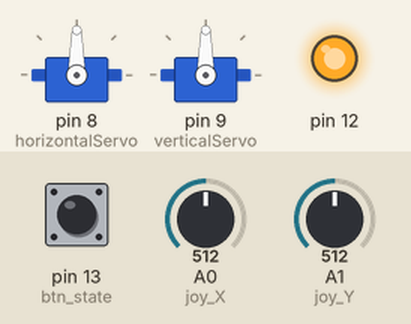
Simulated run of this sketch. Board: Arduino Uno, built with avr-gcc and run on an emulated ATmega328P. Shown: 2 × servo, output pins drawn as LEDs (lit = HIGH). The test bench sets the inputs (shaded band); at power-on: pin 13 (btn_state) HIGH, A0 (joy_X) = 512, A1 (joy_Y) = 512.

Above: at 1.2 s.
1.3 s: pin 13 (btn_state) pulled LOW for 0.15 s
At 1.37 s:
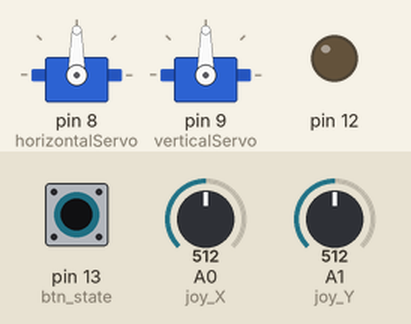
2.9 s: pin 13 (btn_state) pulled LOW for 3.2 s
At 6.9 s:
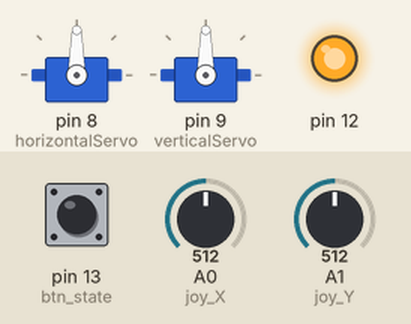
Timing chart, 0 to 8.4 s (numbered marks = the images above; inputs shaded):
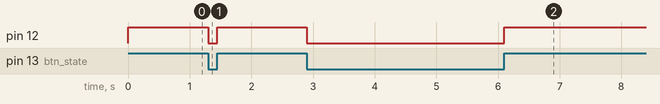

Measured:
- after the input at 1.3 s, pin 12: HIGH → LOW at once, → HIGH 0.15 s later
- after the input at 2.9 s, pin 12: HIGH → LOW at once, → HIGH 3.2 s later

The sketch:

joytest.ino
```cpp
#include <Servo.h>
int joy_X=0; //analog A0
int joy_Y=1; //analog A1
int btn_state=13; // knob A3
int pos=0; //Угол серво
Servo horizontalServo,verticalServo;
void setup() {
horizontalServo.attach(8);
verticalServo.attach(9);
pinMode(joy_X,INPUT);
pinMode(joy_Y,INPUT);
pinMode(12,OUTPUT);

pinMode(btn_state,INPUT);

Serial.begin(9600);
}
void loop() {
digitalWrite(btn_state, HIGH);

   if (digitalRead(btn_state) == LOW) {
digitalWrite(12,LOW);
// Кнопка нажата
pos = analogRead(joy_X); //Считываем аналоговый вход (влево 0 вправо 1023)
  pos = map(pos,0,1023,0,180);
  verticalServo.write(180-pos);

  pos = analogRead(joy_Y);
  pos = map(pos,0,1023,0,180);
  horizontalServo.write(pos);

} else {
 digitalWrite(12,HIGH);
// Кнопка не нажата


}


}
```
